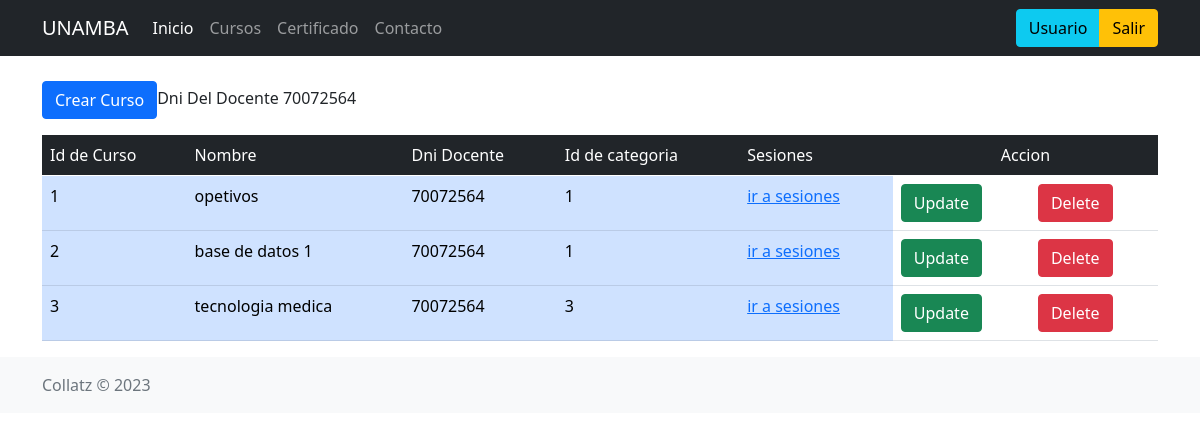
/cursos/70072564, run on an earlier commit of the app's database.
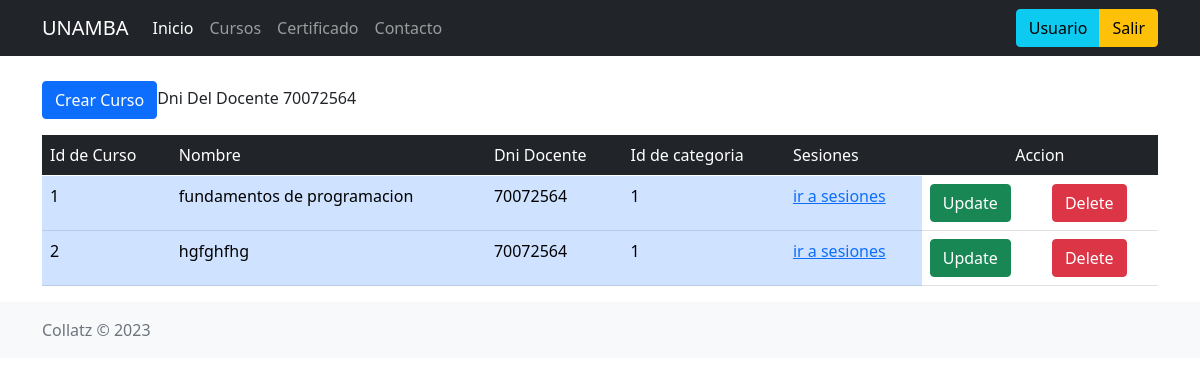
And on a later commit of the database.
### app.py (models this page shows)
class Curso(db.Model):
	idCurso=db.Column(db.Integer, primary_key=True, autoincrement=True)
	nombre=db.Column(db.String(50), nullable=False)
	dniDocente=db.Column(db.Integer, db.ForeignKey('docente.dniDocente'))#docente hace refenrencia ala tabla que es creada por la clase Docente que por convencion su tabla esta en minisculas
	idCategoria=db.Column(db.Integer, db.ForeignKey('categoria.idCategoria'))
	sesiones=db.relationship('Sesion', backref='curso', lazy=True)

### app.py (the view)
@app.route("/cursos/<int:dni>", methods=["GET"])
def listar_curso(dni):
	dniB=dni
	curQuery = Curso.query.filter_by(dniDocente=dniB).all()
	print(curQuery)
	categoria = Categoria.query.all()
	print(categoria)
	if curQuery is None:
		"No exite Cursos con este dni"
	return render_template("cursos.html", cursos=curQuery,dni=dniB,categoriaList=categoria)

### templates/cursos.html (shortened to what this page needs)
{% extends "base.html" %}
{% block content %}
    <div class="container-sm d-grid gap-3">
        <div><button type="button" class="btn btn-primary" data-bs-toggle="modal" data-bs-target="#crearCurso">Crear Curso</button><label>Dni Del Docente {{dni}}</label></div>
        {% if cursos is not none %}
            <table class="table">
                <thead class="table-dark">
                    <tr>
                        <td>Id de Curso</td>
                        <td>Nombre</td>
                        <td>Dni Docente</td>
                        <td>Id de categoria</td>
                        <td>Sesiones</td>
                        <td colspan="2" class="text-center">Accion</td>
                    </tr>
                </thead>
                <tbody>
                    {% for curso in cursos %}
                        <tr>
                            <td class="table-primary">{{ curso.idCurso }}</td>
                            <td class="table-primary">{{ curso.nombre }}</td>
                            <td class="table-primary">{{ curso.dniDocente }}</td>
                            <td class="table-primary">{{ curso.idCategoria }}</td>
                            <td class="table-primary"><a href="{{url_for('listar_seciones',idcurso=curso.idCurso)}}">ir a sesiones</a></td>
                            <td><button type="button" class="btn btn-success" data-bs-toggle="modal" data-bs-target="#update_curso_{{curso.idCurso}}">Update</button></td>
                            <td><button type="button" class="btn btn-danger" data-bs-toggle="modal" data-bs-target="#delete_curso_{{curso.idCurso}}">Delete</button></td>
                        </tr>
                    {% endfor %}
                </tbody>
            </table>
        {% endif %}
    </div>
{% endblock %}

### templates/base.html (shortened to what this page needs)
<!DOCTYPE html>
<html lang="en">
<head>
    <link href="https://cdn.jsdelivr.net/npm/bootstrap@5.0.2/dist/css/bootstrap.min.css" rel="stylesheet">
</head>
<body>
    <main>
        <div class="container mb-5">
            <header class="d-flex flex-wrap py-3 mb-5 border-bottom">
                <nav class="navbar navbar-expand-lg navbar-dark bg-dark fixed-top">
                <div class="container">
                    <a class="navbar-brand" href="#">UNAMBA</a>
                    <div class="collapse navbar-collapse" id="navbarSupportedContent">
                        <ul class="navbar-nav me-auto mb-2 mb-lg-0">
                            <li class="nav-item">
                                <a class="nav-link active" aria-current="page" href="index.html">Inicio</a>
                            </li>
                            <li class="nav-item">
                                <a class="nav-link" aria-current="page" href="nosotros.html">Cursos</a>
                            </li>
                            <li class="nav-item">
                                <a class="nav-link" aria-current="page" href="servicios.html">Certificado</a>
                            </li>
                            <li class="nav-item">
                                <a class="nav-link" aria-current="page" href="contacto.html">Contacto</a>
                            </li>
                        </ul>
                        <div class="btn-group" role="group" aria-label="Basic example">
                            <button type="button" class="btn btn-info">Usuario</button>
                            <button type="button" class="btn btn-warning">Salir</button>
                        </div>
                    </div>
                </div>
                </nav>
            </header>
        </div>
        {%  block content %}
        {%  endblock %}
    </main>
        <footer class="footer mt-auto py-3 bg-light">
            <div class="container">
                <span class="text-muted">Collatz © <script>document.write(new Date().getFullYear())</script> </span>
            </div>
        </footer>
    <script src="https://cdn.jsdelivr.net/npm/bootstrap@5.0.2/dist/js/bootstrap.bundle.min.js"></script></body>
</html>

What changed in the data, as far as the page shows it:
removed Curso: idCurso "3", nombre "tecnologia medica", dniDocente "70072564", idCategoria "3"
changed Curso id 1: nombre "opetivos" → "fundamentos de programacion"
changed Curso id 2: nombre "base de datos 1" → "hgfghfhg"
